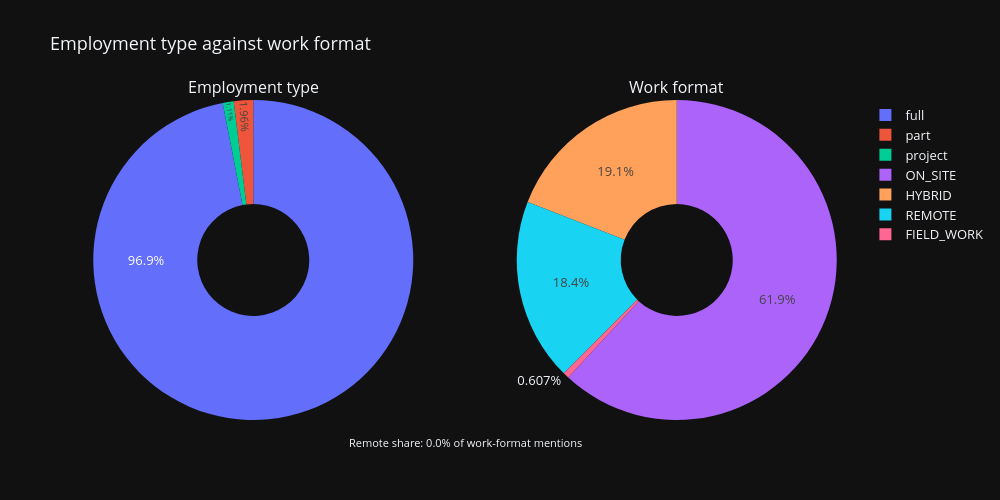

Notebook cell for this chart:
### Code cell
# remote and non-remote workformats
emp_counts = (
    df_cleaned["employment"]
    .value_counts()
    .rename_axis("type")
    .reset_index(name="count")
)

wf_exploded = df_cleaned.explode("work_format")

wf_counts = (
    wf_exploded["work_format"]
    .value_counts()
    .rename_axis("format")
    .reset_index(name="count")
)

remote_count = wf_counts.loc[wf_counts["format"] == "Удалённая работа", "count"].sum()
remote_pct = remote_count / wf_counts["count"].sum()*100

fig4 = make_subplots(
    rows=1, cols=2,
    specs=[[{"type": "pie"}, {"type": "pie"}]],
    subplot_titles=["Employment type", "Work format"],
)

fig4.add_trace(
    go.Pie(labels=emp_counts["type"], values=emp_counts["count"], hole=0.35, name="Employment", textposition="inside",
           insidetextorientation="radial"),
    row=1, col=1,
)
fig4.add_trace(
    go.Pie(labels=wf_counts["format"], values=wf_counts["count"], hole=0.35, name="Work Format"),
    row=1, col=2,
)

fig4.update_layout(
    title_text="Employment type against work format",
    font=dict(size=13),
    **_dark,
)

fig4.add_annotation(
    text=f"Remote share: {remote_pct:.1f}% of work-format mentions",
    x=0.5, y=-0.1,
    showarrow=False,
    font=dict(size=11)
)

fig4.write_html(f"{OUTPUT_DIR}/viz_4.html")
fig4.write_image(f"{OUTPUT_DIR}/viz_4.png")
fig4.show()

### Figure 1 — Plotly figure (JSON) as saved in the notebook; plotly's stock layout.template omitted (floating-point values rounded to 4 significant figures)
{"data": [{"domain": {"x": [0, 0.45], "y": [0, 1]}, "hole": 0.35, "insidetextorientation": "radial", "labels": ["full", "part", "project"], "name": "Employment", "textposition": "inside", "type": "pie", "values": [1140, 23, 13]}, {"domain": {"x": [0.55, 1], "y": [0, 1]}, "hole": 0.35, "labels": ["ON_SITE", "HYBRID", "REMOTE", "FIELD_WORK"], "name": "Work Format", "type": "pie", "values": [816, 252, 243, 8]}], "layout": {"annotations": [{"font": {"size": 16}, "showarrow": false, "text": "Employment type", "x": 0.225, "xanchor": "center", "xref": "paper", "y": 1, "yanchor": "bottom", "yref": "paper"}, {"font": {"size": 16}, "showarrow": false, "text": "Work format", "x": 0.775, "xanchor": "center", "xref": "paper", "y": 1, "yanchor": "bottom", "yref": "paper"}, {"font": {"size": 11}, "showarrow": false, "text": "Remote share: 0.0% of work-format mentions", "x": 0.5, "y": -0.1}], "font": {"size": 13}, "height": 500, "title": {"text": "Employment type against work format"}, "width": 1000}}
